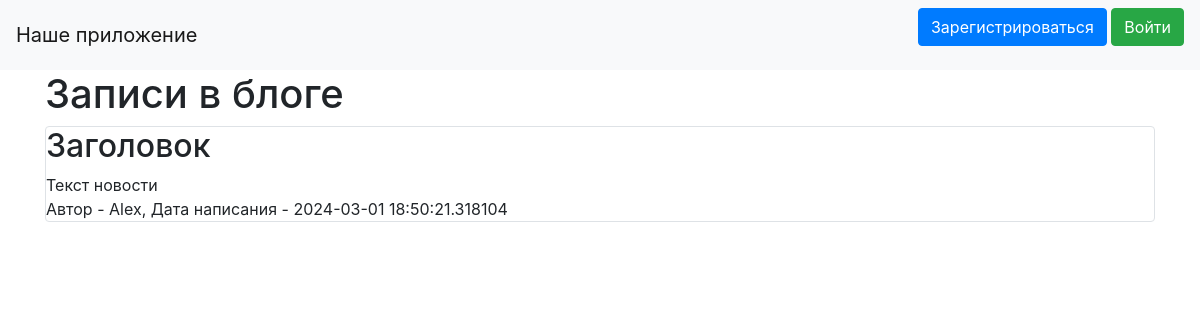
Before: / with the older database file.
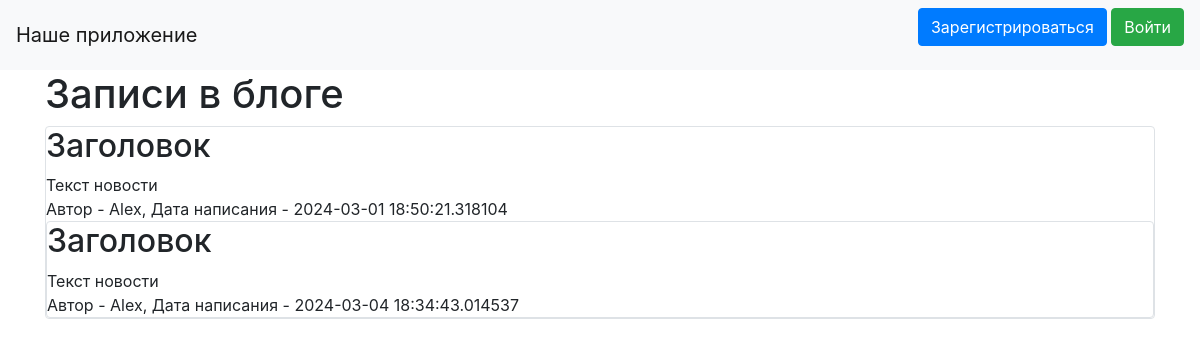
After: the same page with the newer database file.
### data/news.py (models this page shows)
class News(SqlAlchemyBase, SerializerMixin):
    __tablename__ = "news"
    id = sqlalchemy.Column(sqlalchemy.Integer,
                           primary_key=True, autoincrement=True)
    title = sqlalchemy.Column(sqlalchemy.String, nullable=True)
    content = sqlalchemy.Column(sqlalchemy.String, nullable=True)
    created_date = sqlalchemy.Column(sqlalchemy.DateTime,
                                     default=datetime.datetime.now)
    is_private = sqlalchemy.Column(sqlalchemy.Boolean, default=True)
    user_id = sqlalchemy.Column(sqlalchemy.Integer,
                                sqlalchemy.ForeignKey("users.id"))
    user = orm.relationship('User')

### data/users.py (models this page shows, shortened)
class User(SqlAlchemyBase, UserMixin, SerializerMixin):
    __tablename__ = 'users'
    id = sqlalchemy.Column(sqlalchemy.Integer,
                           primary_key=True, autoincrement=True)
    name = sqlalchemy.Column(sqlalchemy.String, nullable=True)
    about = sqlalchemy.Column(sqlalchemy.String, nullable=True)
    email = sqlalchemy.Column(sqlalchemy.String,
                              index=True, unique=True, nullable=True)
    hashed_password = sqlalchemy.Column(sqlalchemy.String, nullable=True)
    created_date = sqlalchemy.Column(sqlalchemy.DateTime,
                                     default=datetime.datetime.now)
    news = orm.relationship("News", back_populates='user')

### main.py (the view)
@app.route("/")
def index():
    db_sess = db_session.create_session()
    if current_user.is_authenticated:
        news = db_sess.query(News).filter(
            (News.user == current_user) | (News.is_private != True))
    else:
        news = db_sess.query(News).filter(News.is_private != True)
    return render_template("index.html", news=news)

### data/db_session.py (called while the page is built)
def create_session() -> Session:
    global __factory
    return __factory()

### templates/index.html (shortened to what this page needs)
{% extends "base.html" %}
{% block content %}
<h1>Записи в блоге</h1>
{% for item in news%}
<div class="col-md6 border rounded">
    <h2>{{item.title}}</h2>
    <div>
        {{item.content}}
    </div>
    <div>
        Автор - {{item.user.name}}, Дата написания - {{item.created_date}}
    </div>
{% endfor %}
{% endblock %}

### templates/base.html (shortened to what this page needs)
<!doctype html>
<html lang="en">
<head>
  <link rel="stylesheet"
        href="https://stackpath.bootstrapcdn.com/bootstrap/4.4.1/css/bootstrap.min.css"
>
</head>
<body>
<header>
  <nav class="navbar navbar-light bg-light">
    <a class="navbar-brand" href="#">Наше приложение</a>
    {% if current_user.is_authenticated %}
    <a class="navbar-brand" href="/logout">{{ current_user.name }}</a>
    {% else %}
    <p>
      <a class="btn btn-primary " href="/register">Зарегистрироваться</a>
      <a class="btn btn-success" href="/login">Войти</a>
    </p>
    {% endif %}
  </nav>
</header>
<main role="main" class="container">
  {% block content %}
  {% endblock %}
</main>
</body>
</html>

Changed rows visible on the page:
added News: title "Заголовок", content "Текст новости", user.name "Alex", created_date "2024-03-04 18:34:43.014537"
